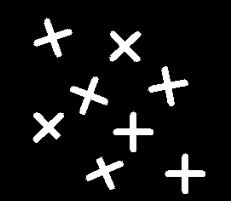
#> input picture plus.png, 231 x 201 px
$ python commponets.py   (older library calls are emulated)
#> lines starting #> are read from the running program, lines starting #| are printed output that depends on the picture; after the words box and inside, x2 and y2 are one past the last pixel; in counts of white or black regions, pixels touching at a corner belong together
# -*- coding: utf-8 -*-
"""
Created on Wed Oct 18 22:03:57 2023

@author: Admin
"""

# -*- coding: utf-8 -*-
"""
Created on Wed Oct 18 21:13:58 2023

@author: Admin
"""


import cv2
import numpy as np
import matplotlib.pyplot as plt

img=cv2.imread("plus.png",0)
#> img is the input picture: shape (201, 231); min 0, max 255, mean 20.9

#structur element for detect words
kernel=np.ones((1,1),np.uint8)
print(kernel)


otsu_threshold, image_result = cv2.threshold(img, 0, 255, cv2.THRESH_BINARY + cv2.THRESH_OTSU,)
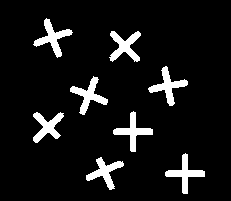
#> image_result: shape (201, 231); 8.2% white; 8 white regions, largest, box (x1, y1, x2, y2) and area: (33, 18, 73, 58) 493, (148, 66, 188, 106) 488, (70, 76, 108, 115) 488
#> otsu_threshold = 123
#6u tapadva mate object
lines=cv2.erode(image_result, kernel)

#connected componets
totallabel,labels,stats,centrois=cv2.connectedComponentsWithStats(lines, 4, cv2.CV_32S)
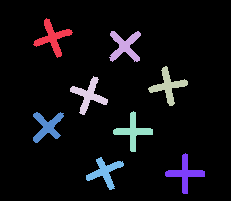
#> labels: shape (201, 231) int32; 9 distinct labels, from 0 to 8; one colour per label, 0 black
#> totallabel = 9; stats = [[0, 0, 231, 201, 42638], [33, 18, 40, 40, 493], [109, 31, 32, 31, 479], [148, 66, 40, 40, 488], [70, 76, 38, 39, 488], [113, 111, 40, 41, 471], [33, 112, 31, 31, 451], [165, 153, 40, 41, 470], [86, 157, 38, 33, 453]]; centrois = [[115.2, 99.37], [52.3, 37.3], [124.4, 45.78], [167.6, 85.7], [88.52, 94.99], [132.6, 131.2], [46.8, 126.1], [184.6, 173.2], [104.6, 171.6]]

#applye color for diffrent objects
colors=np.random.randint(0,255,size=(totallabel,3),dtype=np.uint8)
#> colors = [[172, 10, 127], [140, 47, 170], [196, 151, 117], [166, 22, 183], [192, 204, 33], [216, 67, 179], [78, 154, 251], [82, 162, 219], [195, 118, 125]]

#backgound is black
colors[0]=[0,0,0]
#applye a color for labels
colors_componet=colors[labels]
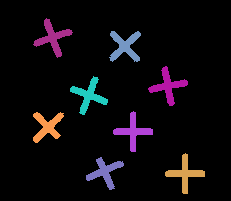
#> colors_componet: shape (201, 231, 3); mean of channels 0, 1, 2 13, 9.4, 13; drawn as B, G, R

print("total words=",totallabel-1)
#| total words= 8


cv2.imshow("orijnal", img)
cv2.imshow("erosion",lines)
cv2.imshow("color img", colors_componet)


cv2.waitKey()
cv2.destroyAllWindows()

$ run again, with hole.png copied over plus.png
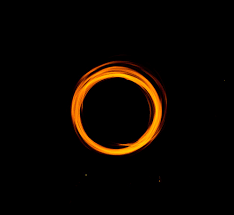
#> input picture hole.png, 234 x 215 px
#> `otsu_threshold, image_result = cv2.threshold(img, 0, 255, cv2.THRESH_B..`:
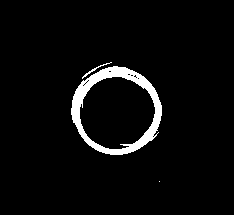
#> image_result: shape (215, 234); 4.2% white; 3 white regions (1 under 20 px), largest, box (x1, y1, x2, y2) and area: (71, 66, 162, 155) 2069, (82, 62, 112, 79) 54
#> otsu_threshold = 70
#> labels: shape (215, 234) int32; 4 distinct labels, from 0 to 3
#> totallabel = 4; stats = [[0, 0, 234, 215, 48186], [82, 62, 30, 17, 54], [71, 66, 91, 89, 2069], [159, 181, 1, 1, 1]]; centrois = [[116.5, 107], [94.13, 69.44], [116.1, 107.3], [159, 181]]
#> colors = [[172, 10, 127], [140, 47, 170], [196, 151, 117], [166, 22, 183]]
#> `colors_componet=colors[labels]`:
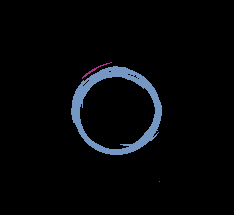
#> colors_componet: shape (215, 234, 3); mean of channels 0, 1, 2 8.2, 6.3, 5; drawn as B, G, R
#| total words= 3

$ run again, with home.png copied over plus.png
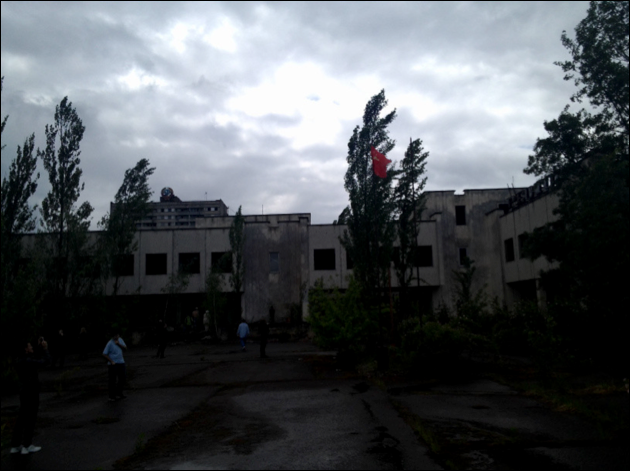
#> input picture home.png, 630 x 471 px
#> `otsu_threshold, image_result = cv2.threshold(img, 0, 255, cv2.THRESH_B..`:
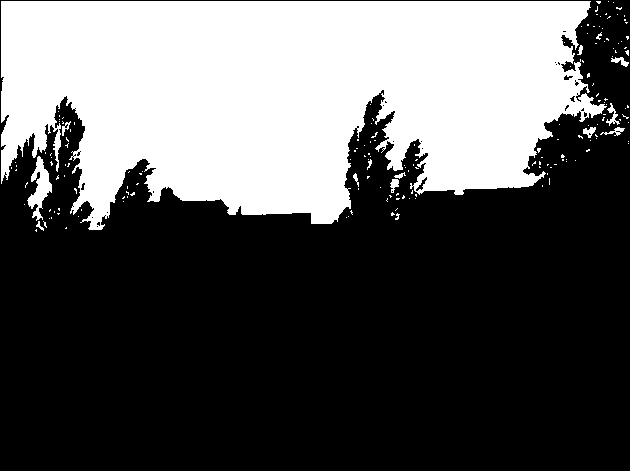
#> image_result: shape (471, 630); 35.2% white; 174 white regions (160 under 20 px), largest, box (x1, y1, x2, y2) and area: (1, 1, 607, 230) 102557, (27, 156, 52, 221) 702, (606, 103, 620, 126) 111
#> otsu_threshold = 109
#> labels: shape (471, 630) int32; 175 distinct labels, from 0 to 174
#> totallabel = 175; stats = 175 rows, first 6: [0, 0, 630, 471, 192194], [1, 1, 606, 229, 102557], [596, 1, 5, 3, 11], [608, 1, 1, 1, 1], [613, 2, 1, 1, 1], [595, 6, 3, 6, 9]; centrois = 175 pairs, first value 11 to 628, second value 1 to 311.7
#> colors = 175 rows, first 8: [172, 10, 127], [140, 47, 170], [196, 151, 117], [166, 22, 183], [192, 204, 33], [216, 67, 179], [78, 154, 251], [82, 162, 219]
#> `colors_componet=colors[labels]`:
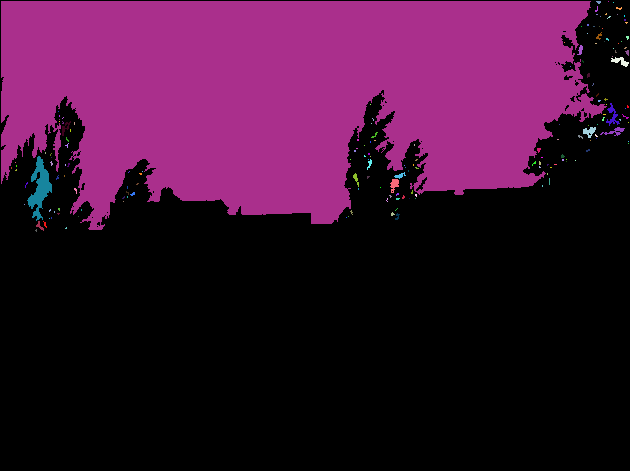
#> colors_componet: shape (471, 630, 3); mean of channels 0, 1, 2 49.4, 17.1, 59.4; drawn as B, G, R
#| total words= 174
